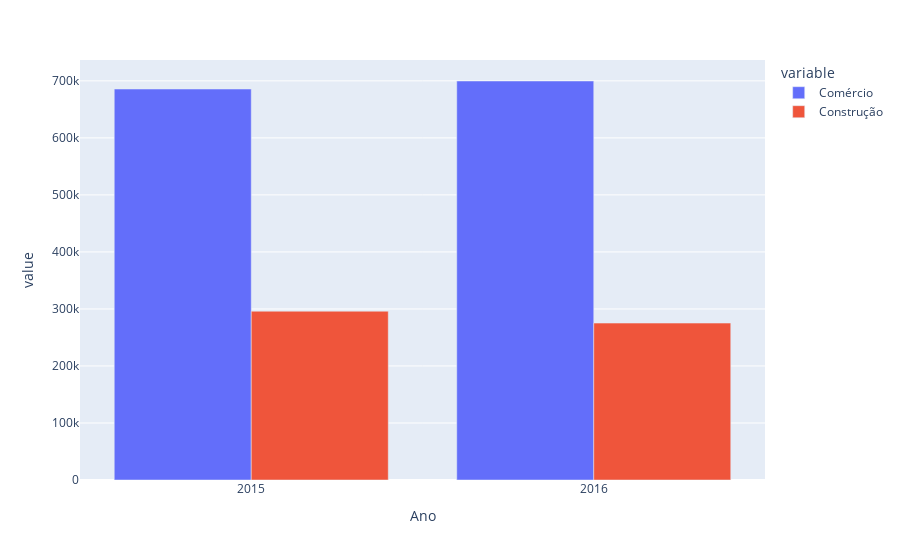

Source (notebook cell):
### Markdown cell above
Exiba em um gráfico de barras para os setores de 'Comércio' e 'Construção' no ano de 2015:

### Code cell
#Seu código aqui
px.bar(data_frame=df_agrupado.loc[[2015, 2016], ['Comércio', 'Construção']], barmode='group')

### Figure 1 — Plotly figure (JSON) as saved in the notebook; plotly's stock layout.template omitted (floating-point values rounded to 4 significant figures)
{"data": [{"alignmentgroup": "True", "hovertemplate": "variable=Comércio<br>Ano=%{x}<br>value=%{y}<extra></extra>", "legendgroup": "Comércio", "marker": {"color": "#636efa", "pattern": {"shape": ""}}, "name": "Comércio", "offsetgroup": "Comércio", "orientation": "v", "showlegend": true, "textposition": "auto", "type": "bar", "x": [2015, 2016], "xaxis": "x", "y": [685709, 699766], "yaxis": "y"}, {"alignmentgroup": "True", "hovertemplate": "variable=Construção<br>Ano=%{x}<br>value=%{y}<extra></extra>", "legendgroup": "Construção", "marker": {"color": "#EF553B", "pattern": {"shape": ""}}, "name": "Construção", "offsetgroup": "Construção", "orientation": "v", "showlegend": true, "textposition": "auto", "type": "bar", "x": [2015, 2016], "xaxis": "x", "y": [296018, 275188], "yaxis": "y"}], "layout": {"barmode": "group", "legend": {"title": {"text": "variable"}, "tracegroupgap": 0}, "margin": {"t": 60}, "xaxis": {"anchor": "y", "domain": [0, 1], "title": {"text": "Ano"}}, "yaxis": {"anchor": "x", "domain": [0, 1], "title": {"text": "value"}}}}
